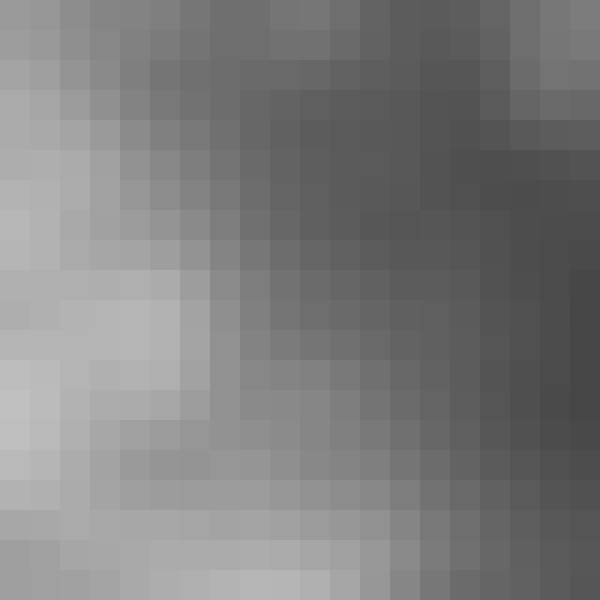
Frame 1 (no input)
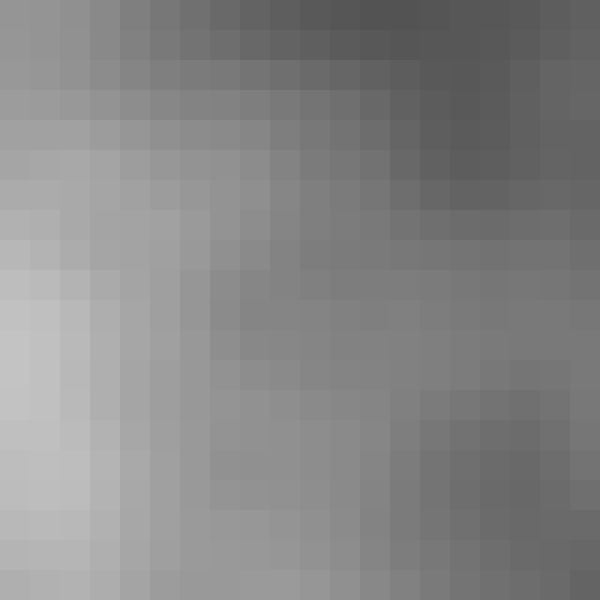
Frame 60 (the mouse pressed at the canvas centre just before this capture)
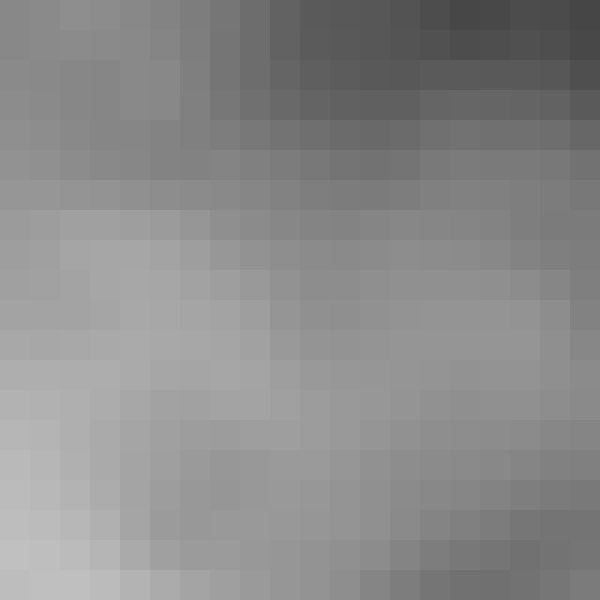
Frame 120 (the mouse held since frame 60 and released just before this capture)

The Processing sketch that drew these frames (run headless with seeded random() and noise(); from frame 60 on, the mouse is pressed at the canvas centre):

// Processing sketch: MeshWithPerlinNoise
// ── MeshWithPerlinNoise.pde
int index;
int xSection = 20;
int ySection = 20;
float[][] brightnessValue;
float xVar = 0.05;
float yVar = 0.05;
int t;
float tVar = 0.005;

void setup(){
  size(600,600);
  background(0);
  
  brightnessValue = new float[xSection][ySection];
}

void draw(){
  float xCellSize = width/xSection;
  float yCellSize = width/ySection;
  
  for(int x = 0; x < xSection; x++){
    for(int y = 0; y < ySection; y++){
  brightnessValue[x][y] = 255*noise(x*xVar,y*yVar,t*tVar);
  fill(brightnessValue[x][y]);
  noStroke();
  rect(x*xCellSize,y*yCellSize,xCellSize,yCellSize);
  }
  }
  t++;

}
